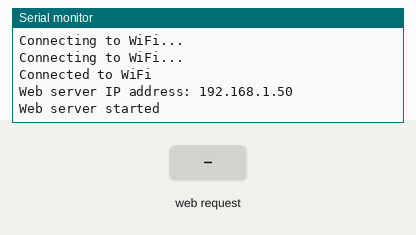
This sketch was run on a simulated ESP32. On the bench: the last lines printed to the serial monitor. The test bench sets the inputs (shaded band). WiFi joins after 1.5 s; servers stay silent unless stated.

Above: at 3.2 s.
3.3 s: HTTP request GET /submit?message=1 received
At 4.1 s:
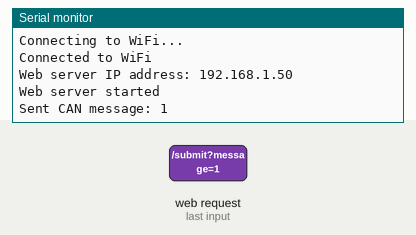
4.8 s: HTTP request GET /submit?message=0 received
At 5.3 s:
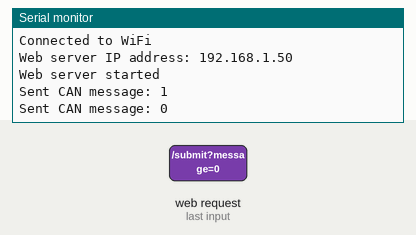

Measured:
- after the input at 3.3 s, the serial monitor: prints a new line at once (image 1)
- after the input at 4.8 s, the serial monitor: prints a new line at once (image 2)

The sketch:

ESP32WifiCAN.ino
```cpp
#include <WiFi.h>
#include <CAN.h>
#include <WebServer.h>

// Replace with your network credentials
const char* ssid = "your_SSID";
const char* password = "your_PASSWORD";

// IP address and port number used by the CAN logger
const IPAddress serverIP(192, 168, 1, 10);
const int serverPort = 1234;

// CAN Tx and Rx pins, and baud rate
const int canTxPin = 16;
const int canRxPin = 17;
const int canBaudRate = 100E3;

WebServer server(80);

void setup() {
  // Start serial communication at 115200 baud
  Serial.begin(115200);

  // Connect to WiFi network
  WiFi.begin(ssid, password);
  while (WiFi.status() != WL_CONNECTED) {
    delay(1000);
    Serial.println("Connecting to WiFi...");
  }
  Serial.println("Connected to WiFi");

  // Print IP address of the ESP32
  Serial.print("Web server IP address: ");
  Serial.println(WiFi.localIP());

  // Initialize CAN bus
  if (!CAN.begin(canTxPin, canRxPin, canBaudRate)) {
    Serial.println("Failed to start CAN");
    while (1);
  }

  // Set up web server routes
  server.on("/", handleRoot);
  server.on("/submit", handleSubmit);

  // Start web server
  server.begin();
  Serial.println("Web server started");
}

void loop() {
  // Handle incoming web server requests
  server.handleClient();
}

// Handler function for the root route
void handleRoot() {
  // Build HTML form for submitting a CAN message
  String html = "<!DOCTYPE html><html><body>";
  html += "<h2>Enter a message to send as a CAN message</h2>";
  html += "<form action=\"/submit\" method=\"post\">";
  html += "<input type=\"text\" name=\"message\" maxlength=\"32\"><br><br>";
  html += "<input type=\"submit\" value=\"Submit\">";
  html += "</form></body></html>";

  // Send HTML form as response to client
  server.send(200, "text/html", html);
}

// Handler function for the submit route
void handleSubmit() {
  // Get message data from POST request
  String message = server.arg("message");

  // If message is not empty, send it as a CAN message
  if (message.length() > 0) {
    // Construct CAN message with ID 0x123
    const uint32_t canId = 0x123;
    uint8_t buf[8];
    int len = message.length();
    if (len > 8) {
      len = 8;
    }
    for (int i = 0; i < len; i++) {
      buf[i] = message[i];
    }
    CAN.beginPacket(canId);
    CAN.write(buf, len);
    CAN.endPacket();

    // Print message to serial console
    Serial.print("Sent CAN message: ");
    Serial.println(message);
  }

  // Send response to client
  server.send(200, "text/html", "<h2>Message sent!</h2>");
}
```
